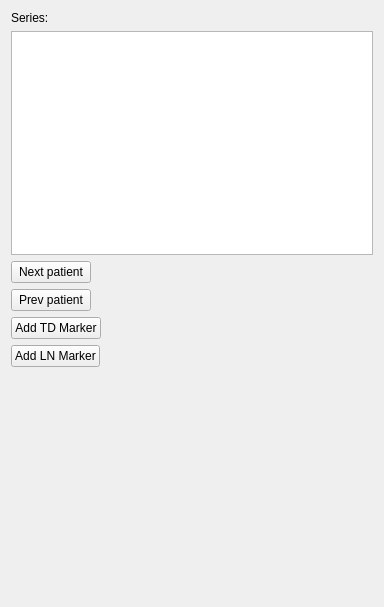
<?xml version="1.0" encoding="UTF-8"?>
<ui version="4.0">
 <class>StudyAdmin</class>
 <widget class="qMRMLWidget" name="StudyAdmin">
  <property name="geometry">
   <rect>
    <x>0</x>
    <y>0</y>
    <width>384</width>
    <height>607</height>
   </rect>
  </property>
  <layout class="QFormLayout" name="formLayout">
   <item row="0" column="0">
    <widget class="QLabel" name="label_5">
     <property name="text">
      <string>Series:</string>
     </property>
    </widget>
   </item>
   <item row="1" column="0" colspan="2">
    <widget class="qMRMLSubjectHierarchyTreeView" name="patientTreeView"/>
   </item>
   <item row="6" column="0">
    <spacer name="verticalSpacer">
     <property name="orientation">
      <enum>Qt::Vertical</enum>
     </property>
     <property name="sizeHint" stdset="0">
      <size>
       <width>20</width>
       <height>40</height>
      </size>
     </property>
    </spacer>
   </item>
   <item row="3" column="0">
    <widget class="QPushButton" name="prevPatientButton">
     <property name="text">
      <string>Prev patient</string>
     </property>
    </widget>
   </item>
   <item row="2" column="0">
    <widget class="QPushButton" name="nextPatientButton">
     <property name="text">
      <string>Next patient</string>
     </property>
    </widget>
   </item>
   <item row="4" column="0">
    <widget class="QPushButton" name="addTdButton">
     <property name="text">
      <string>Add TD Marker</string>
     </property>
    </widget>
   </item>
   <item row="5" column="0">
    <widget class="QPushButton" name="addLnButton">
     <property name="text">
      <string>Add LN Marker</string>
     </property>
    </widget>
   </item>
  </layout>
 </widget>
 <customwidgets>
  <customwidget>
   <class>qMRMLWidget</class>
   <extends>QWidget</extends>
   <header>qMRMLWidget.h</header>
   <container>1</container>
  </customwidget>
  <customwidget>
   <class>qMRMLSubjectHierarchyTreeView</class>
   <extends>QTreeView</extends>
   <header>qMRMLSubjectHierarchyTreeView.h</header>
  </customwidget>
 </customwidgets>
 <resources/>
 <connections>
  <connection>
   <sender>StudyAdmin</sender>
   <signal>mrmlSceneChanged(vtkMRMLScene*)</signal>
   <receiver>patientTreeView</receiver>
   <slot>setMRMLScene(vtkMRMLScene*)</slot>
   <hints>
    <hint type="sourcelabel">
     <x>140</x>
     <y>250</y>
    </hint>
    <hint type="destinationlabel">
     <x>136</x>
     <y>128</y>
    </hint>
   </hints>
  </connection>
 </connections>
</ui>
